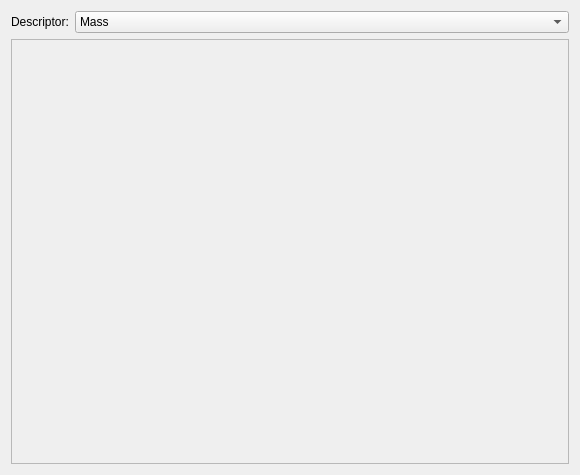
<?xml version="1.0" encoding="UTF-8"?>
<ui version="4.0">
 <class>HistogramDialog</class>
 <widget class="QDialog" name="HistogramDialog">
  <property name="geometry">
   <rect>
    <x>0</x>
    <y>0</y>
    <width>580</width>
    <height>475</height>
   </rect>
  </property>
  <property name="windowTitle">
   <string>Histogram</string>
  </property>
  <layout class="QVBoxLayout" name="verticalLayout">
   <item>
    <layout class="QHBoxLayout" name="horizontalLayout">
     <item>
      <widget class="QLabel" name="label">
       <property name="sizePolicy">
        <sizepolicy hsizetype="Maximum" vsizetype="Preferred">
         <horstretch>0</horstretch>
         <verstretch>0</verstretch>
        </sizepolicy>
       </property>
       <property name="text">
        <string>Descriptor:</string>
       </property>
      </widget>
     </item>
     <item>
      <widget class="QComboBox" name="comboBox">
       <item>
        <property name="text">
         <string>Mass</string>
        </property>
       </item>
       <item>
        <property name="text">
         <string>Rotatable-Bonds</string>
        </property>
       </item>
       <item>
        <property name="text">
         <string>TPSA</string>
        </property>
       </item>
       <item>
        <property name="text">
         <string>VABC</string>
        </property>
       </item>
       <item>
        <property name="text">
         <string>XlogP3</string>
        </property>
       </item>
      </widget>
     </item>
    </layout>
   </item>
   <item>
    <widget class="QFrame" name="histogramFrame">
     <property name="frameShape">
      <enum>QFrame::StyledPanel</enum>
     </property>
     <property name="frameShadow">
      <enum>QFrame::Raised</enum>
     </property>
    </widget>
   </item>
  </layout>
 </widget>
 <resources/>
 <connections/>
</ui>
